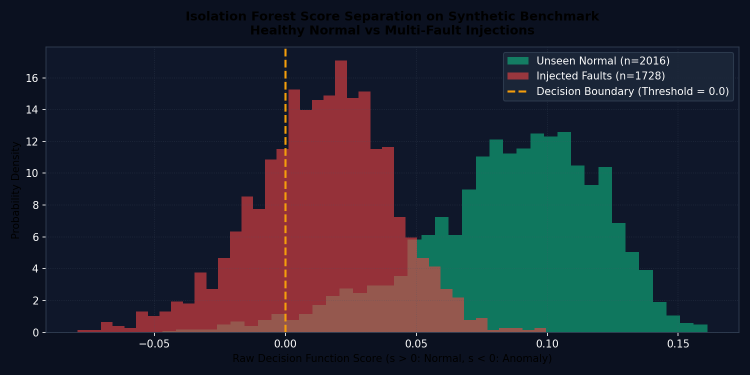
#> input picture anomaly_detection_results/synthetic_score_distribution.png, 1500 x 750 px (shown at 1/2 size)
$ python build_live_simulation_dashboard.py
#> lines starting #> are read from the running program, lines starting #| are printed output that depends on the picture
#> (reads live_simulation_trace.json from the repository)
#> (reads model_evaluation_metrics.json from the repository)
"""
Compiles the self-contained interactive Digital Twin Live Simulation & RCA Dashboard.
Embeds `live_simulation_trace.json`, metrics, and evaluation images as base64.
Zero localhost required; fully anonymized.
"""

import os
import io
import json
import base64
from pathlib import Path
from PIL import Image

def get_compressed_b64(path, max_w=900, quality=82):
#> called with max_w = 900, quality = 82
    if not os.path.exists(path):
        return ""
    im = Image.open(path).convert('RGB')
    if im.width > max_w:
        ratio = max_w / im.width
        im = im.resize((max_w, int(im.height * ratio)), Image.Resampling.LANCZOS)
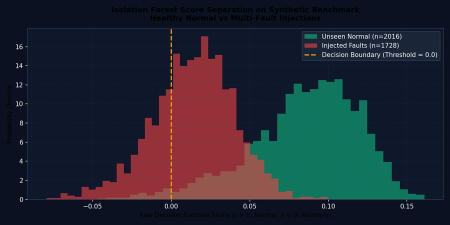
#> im: PIL image 900x450 RGB (shown at 1/2 size); mean R, G, B 35.8, 39.5, 49.5
    buf = io.BytesIO()
    im.save(buf, format='JPEG', quality=quality)
    return base64.b64encode(buf.getvalue()).decode('utf-8')

def build_dashboard():
    print("Building Live Simulation HTML Dashboard...")

    # 1. Load simulation trace
    trace_path = 'live_simulation_trace.json'
    if not os.path.exists(trace_path):
        raise FileNotFoundError(f"{trace_path} not found. Run live_inference_simulator.py first.")
    with open(trace_path, 'r', encoding='utf-8') as f:
        simulation_trace = json.load(f)

    # 2. Load evaluation metrics
    metrics_path = 'model_evaluation_metrics.json'
    metrics = {}
    if os.path.exists(metrics_path):
        with open(metrics_path, 'r', encoding='utf-8') as f:
            metrics = json.load(f)

    # 3. Base64 encode plots
    b64_dist = get_compressed_b64('anomaly_detection_results/synthetic_score_distribution.png')
    b64_timeline = get_compressed_b64('anomaly_detection_results/synthetic_fault_timeline.png')
#> call 2 of get_compressed_b64, with max_w = 900, quality = 82
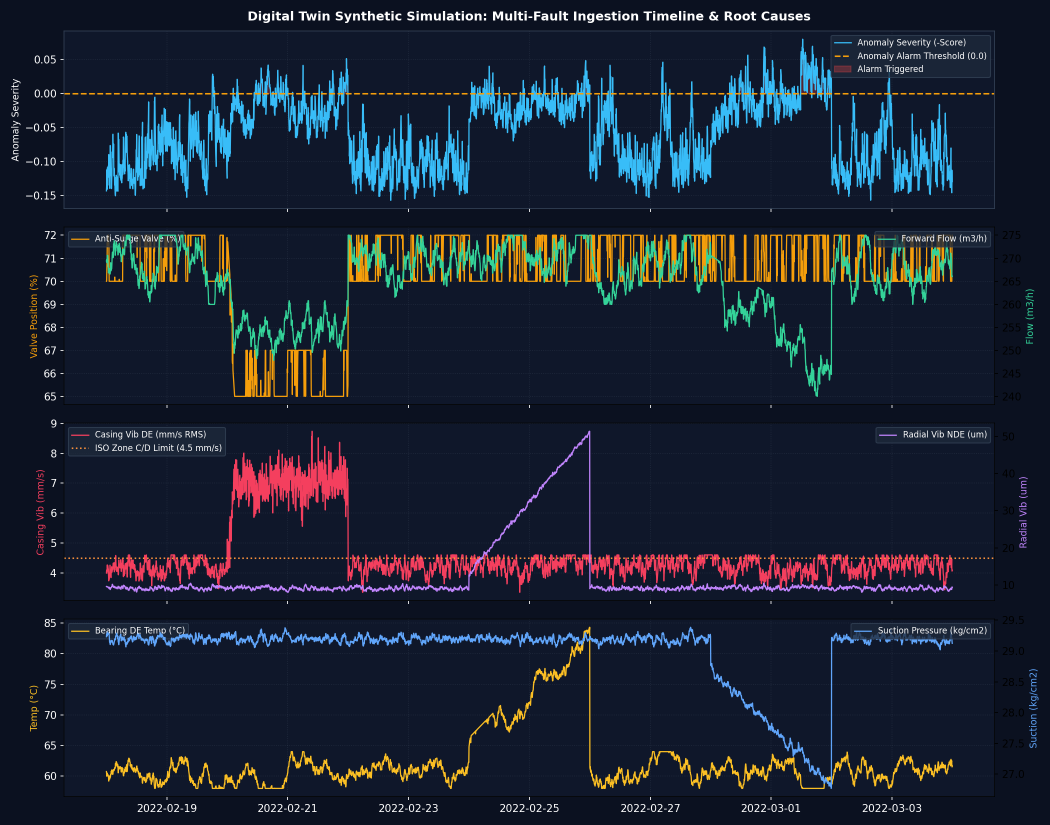
#> input picture anomaly_detection_results/synthetic_fault_timeline.png, 2100 x 1650 px (shown at 1/2 size)
#> (the rest of the program and of its run is left out)
